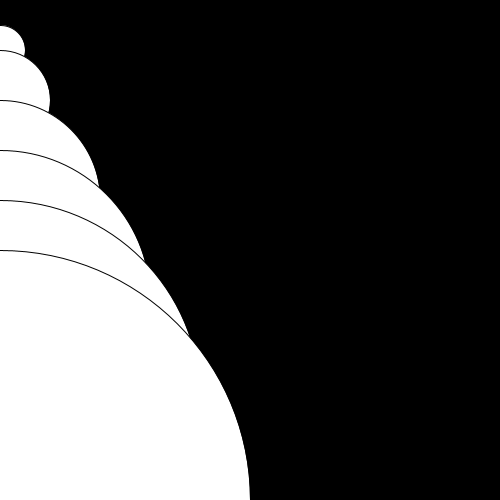
Frame 1 (no input)
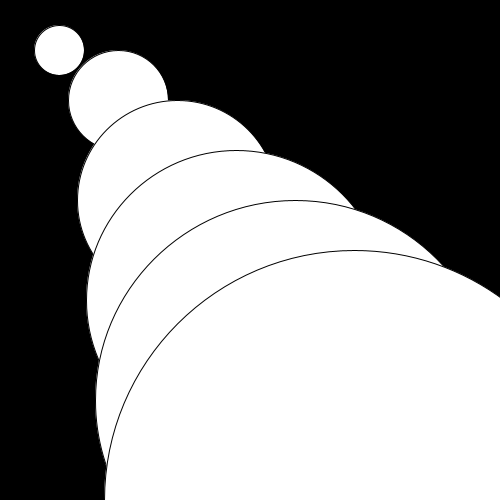
Frame 60 (the mouse pressed at the canvas centre just before this capture)
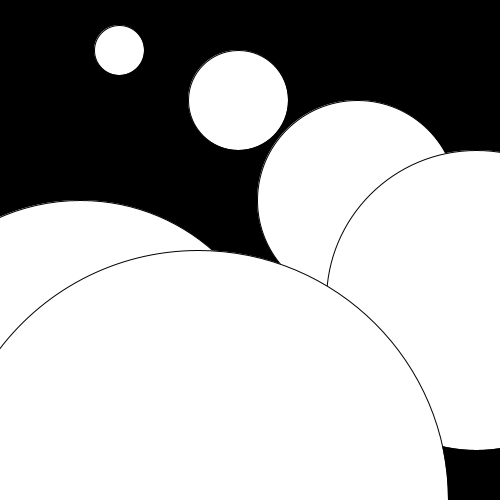
Frame 120 (the mouse held since frame 60 and released just before this capture)

The Processing sketch that drew these frames (run headless with seeded random() and noise(); from frame 60 on, the mouse is pressed at the canvas centre):

// Processing sketch: processing_64429
// ── processing_64429.pde

float B = 0;
float C = 0;
float D = 0;
float E = 0;
float F = 0;
float G = 0;
void setup() {
  size(500,500);
    
}


void draw() {
  background(0);
  smooth();


  ellipse(B,50,50,50);
  
  B = B+1;
  
  if(B>500) {
 B=0;
  
  }
  
  ellipse(C,100,100,100);
  
  C = C+2;
  
  if(C>510) {
    C = 0;
  }
  
    ellipse(D,200,200,200);
  
  D = D+3;
  
  if(D>510) {
    D = 0;
  }
  
    ellipse(E,300,300,300);
  
  E = E+4;
  
  if(E>510) {
    E = 0;
  }
     ellipse(F,400,400,400);
  
  F = F+5;
  
  if(F>510) {
    F = 0;
  }
  
    ellipse(G,500,500,500);
  
  G = G+6;
  
  if(G>510) {
    G = 0;
  }
}
